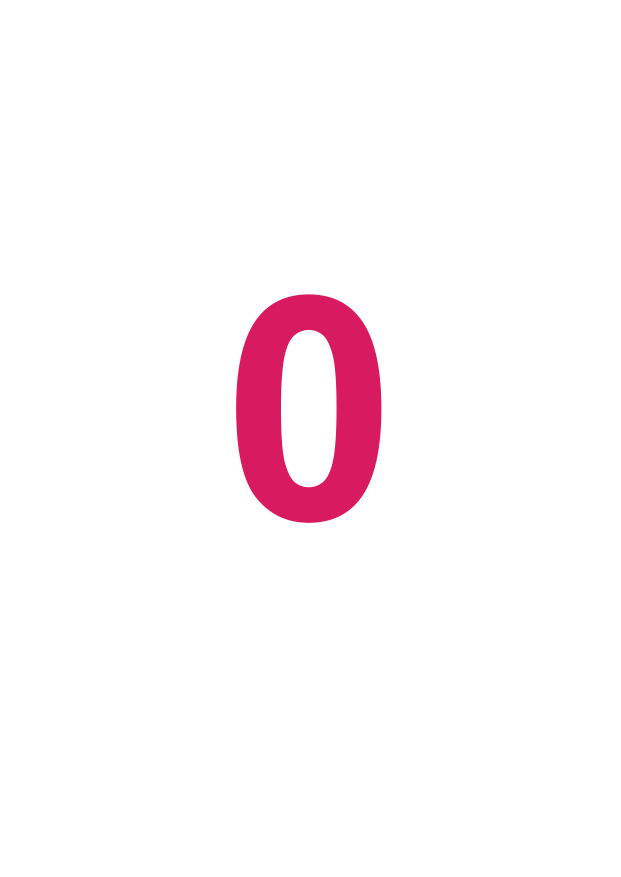
#> input picture control/raicom2026/resources/numbers/number_01.png, 1241 x 1754 px (shown at 1/2 size)
$ python -i task2_vision.py   (imports and definitions only)
#> lines starting #> are read from the running program, lines starting #| are printed output that depends on the picture; after the words box and inside, x2 and y2 are one past the last pixel; in counts of white or black regions, pixels touching at a corner belong together
#> further down, picture is the input picture: shape (1754, 1241, 3); mean B, G, R 249.1, 246.6, 253.6
#> (reads real_robot/app/task2_digit_templates.npz from the repository)
#!/usr/bin/env python3
"""Task 2 colour-digit recognition without OCR or network services."""

from __future__ import annotations

from pathlib import Path

import cv2
import numpy as np


COLOR_REFS = {
    "红色": 0,
    "橙色": 18,
    "黄色": 30,
    "绿色": 60,
    "青色": 90,
    "蓝色": 115,
    "紫色": 145,
    "粉色": 165,
}


def foreground_mask(image: np.ndarray) -> np.ndarray:
    """Return the largest non-white, sufficiently saturated component."""
    hsv = cv2.cvtColor(image, cv2.COLOR_BGR2HSV)
#> hsv: shape (1754, 1241, 3); mean H, S, V 6.3, 8.3, 253.6
    # The supplied cards use a coloured glyph on a nearly white background.
    mask = (hsv[:, :, 1] >= 35).astype(np.uint8) * 255
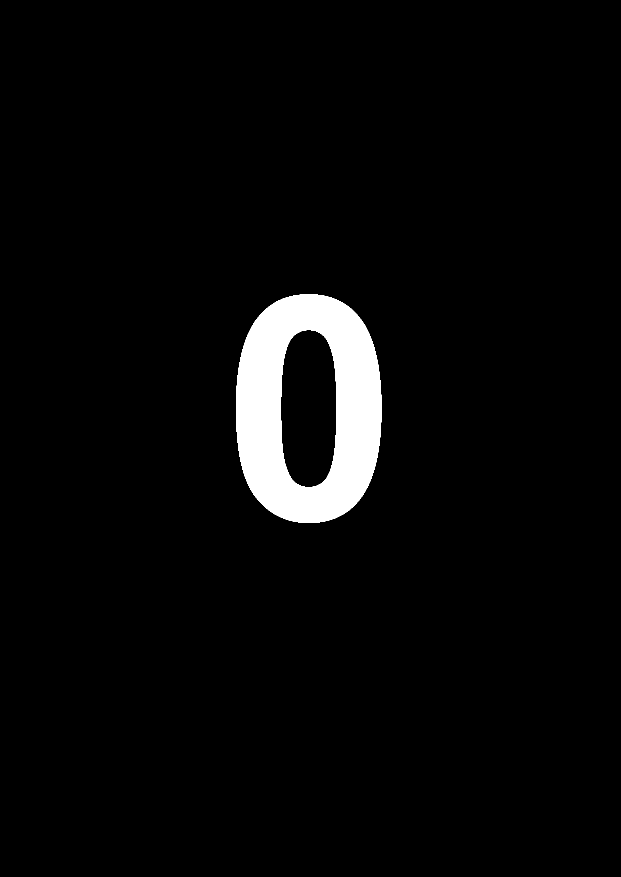
#> mask: shape (1754, 1241) (shown at 1/2 size); 3.7% white; 1 white region, box (x1, y1, x2, y2) and area: (472, 588, 763, 1046) 81220
    mask = cv2.morphologyEx(mask, cv2.MORPH_CLOSE, np.ones((3, 3), np.uint8))
    count, labels, stats, _ = cv2.connectedComponentsWithStats(mask, 8)
#> count = 2; stats = [[0, 0, 1241, 1754, 2095494], [472, 588, 291, 458, 81220]]
    if count <= 1:
        return np.zeros(mask.shape, np.uint8)
    image_area = image.shape[0] * image.shape[1]
#> image_area = 2176714
    # Ignore large coloured walls/banners.  A hand-held digit occupies a
    # compact component near the camera centre, never most of the frame.
    candidates = []
    cx0, cy0 = image.shape[1] / 2.0, image.shape[0] / 2.0
#> cx0 = 620.5; cy0 = 877
    for idx in range(1, count):
        x, y, w, h, area = stats[idx]
        if not image_area * 0.002 <= area <= image_area * 0.12:
            continue
        cx, cy = x + w / 2.0, y + h / 2.0
        aspect = w / max(1.0, float(h))
        fill_ratio = area / max(1.0, float(w * h))
        if (min(w, h) < 30 or not 0.25 <= aspect <= 2.2 or
                fill_ratio < 0.12):
            continue
        if not (0.10 * image.shape[1] <= cx <= 0.90 * image.shape[1] and
                0.10 * image.shape[0] <= cy <= 0.90 * image.shape[0]):
            continue
        centre_penalty = ((cx - cx0) / image.shape[1]) ** 2 + ((cy - cy0) / image.shape[0]) ** 2
        # Competition digits are printed on a white card.  Prefer a compact
        # coloured component surrounded by bright, low-saturation pixels;
        # this rejects the large blue venue banners behind the card.
        pad_x, pad_y = max(12, w), max(12, h)
        x0, x1 = max(0, x - pad_x), min(image.shape[1], x + w + pad_x)
        y0, y1 = max(0, y - pad_y), min(image.shape[0], y + h + pad_y)
        surround = hsv[y0:y1, x0:x1]
        white_ratio = float(np.mean(
            (surround[:, :, 1] < 45) & (surround[:, :, 2] > 140)
        ))
        if white_ratio < 0.30:
            continue
        score = 3.0 * white_ratio - 5.0 * centre_penalty
        candidates.append((score, idx))
#> this loop made 1 pass
#> (x, y, w, h, area, cx, cy, aspect) on pass 1: (472, 588, 291, 458, 81220, 617.5, 817, 0.635)
#> after the loop, candidates = [(2.79, 1)]
    if not candidates:
        return np.zeros(mask.shape, np.uint8)
    idx = max(candidates)[1]
#> idx = 1
    return (labels == idx).astype(np.uint8) * 255


def normalized_glyph(mask: np.ndarray, width: int = 64, height: int = 96) -> np.ndarray | None:
#> called with width = 64, height = 96
    points = cv2.findNonZero(mask)
#> points = contour of 81220 points, box (x1, y1, x2, y2) (472, 588, 763, 1046), area 2330
    if points is None:
        return None
    x, y, w, h = cv2.boundingRect(points)
#> x = 472; y = 588; w = 291; h = 458
    roi = mask[y:y + h, x:x + w]
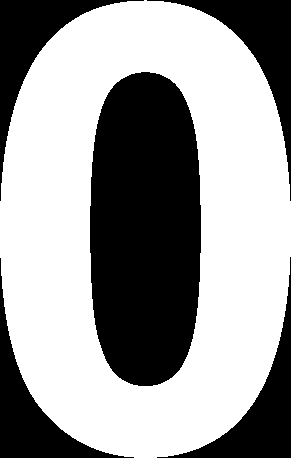
#> roi: shape (458, 291); 60.9% white; 5 black regions, box (x1, y1, x2, y2) and area: (90, 72, 201, 386) 29965, (147, 0, 291, 201) 5582, (0, 0, 144, 201) 5569, (157, 257, 291, 458) 5504, (0, 258, 134, 458) 5438
    margin = 4
    scale = min((width - 2 * margin) / w, (height - 2 * margin) / h)
#> scale = 0.192
    resized = cv2.resize(
        roi,
        (max(1, round(w * scale)), max(1, round(h * scale))),
        interpolation=cv2.INTER_AREA,
    )
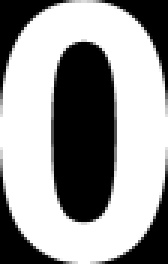
#> resized: shape (88, 56) (shown 3 times larger); min 0, max 255, mean 155.4
    resized = (resized >= 128).astype(np.uint8) * 255
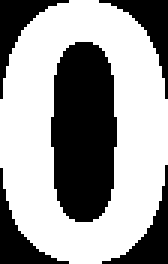
#> resized: shape (88, 56) (shown 3 times larger); 61% white; 5 black regions, box (x1, y1, x2, y2) and area: (17, 14, 39, 74) 1100, (33, 0, 56, 33) 208, (0, 0, 23, 33) 207, (34, 55, 56, 88) 203, (0, 56, 23, 88) 202
    canvas = np.zeros((height, width), np.uint8)
    yy = (height - resized.shape[0]) // 2
#> yy = 4
    xx = (width - resized.shape[1]) // 2
#> xx = 4
    canvas[yy:yy + resized.shape[0], xx:xx + resized.shape[1]] = resized
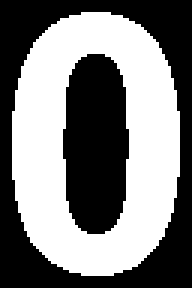
#> canvas: shape (96, 64) (shown 3 times larger); 49% white; 1 white region, box (x1, y1, x2, y2) and area: (4, 4, 60, 92) 3008
    return canvas


class ColourDigitRecognizer:
    def __init__(self, template_path: str | Path | None = None):
        path = Path(template_path) if template_path else Path(__file__).with_name("task2_digit_templates.npz")
        data = np.load(path)
        self.templates = data["templates"].astype(np.uint8)
        self.labels = data["labels"].astype(np.uint8)

    def recognize(self, image: np.ndarray) -> tuple[str, str, float]:
        mask = foreground_mask(image)
        glyph = normalized_glyph(mask)
        if glyph is None:
            return "?", "未知", 0.0

        # A small translation search absorbs imperfect card/camera cropping.
        best_score = float("inf")
        best_label = -1
        for template, label in zip(self.templates, self.labels):
            for dx in (-2, 0, 2):
                for dy in (-2, 0, 2):
                    moved = np.roll(glyph, (dy, dx), axis=(0, 1))
                    score = float(np.mean(cv2.absdiff(moved, template))) / 255.0
                    if score < best_score:
                        best_score, best_label = score, int(label)
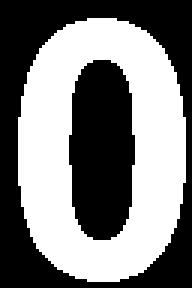
#> moved: shape (96, 64) (shown 3 times larger); 49% white; 1 white region, box (x1, y1, x2, y2) and area: (6, 6, 62, 94) 3008
#> after the loop, best_label = 0; best_score = 0.00505

        confidence = max(0.0, 1.0 - best_score / 0.35)
#> confidence = 0.986
        digit = str(best_label) if best_label >= 0 and confidence >= 0.30 else "?"
#> digit = '0'
        return digit, self.detect_color(image, mask), confidence

    @staticmethod
    def detect_color(image: np.ndarray, mask: np.ndarray) -> str:
        hsv = cv2.cvtColor(image, cv2.COLOR_BGR2HSV)
        pixels = hsv[mask > 0]
        if len(pixels) == 0:
            return "未知"
        hue = float(np.median(pixels[:, 0]))
#> hue = 169
        sat = float(np.median(pixels[:, 1]))
#> sat = 223
        val = float(np.median(pixels[:, 2]))
#> val = 216
        if val < 55:
            return "黑色"
        if sat < 35:
            return "灰色" if val < 220 else "白色"

        def circular_distance(ref: float) -> float:
#> called with ref = 0
            delta = abs(hue - ref)
#> delta = 169
            return min(delta, 180.0 - delta)

        return min(COLOR_REFS, key=lambda name: circular_distance(COLOR_REFS[name]))

>>> import cv2
>>> picture = cv2.imread('../../control/raicom2026/resources/numbers/number_01.png')
>>> result = ColourDigitRecognizer().recognize(picture)
#> result = ('0', '粉色', 0.986)
